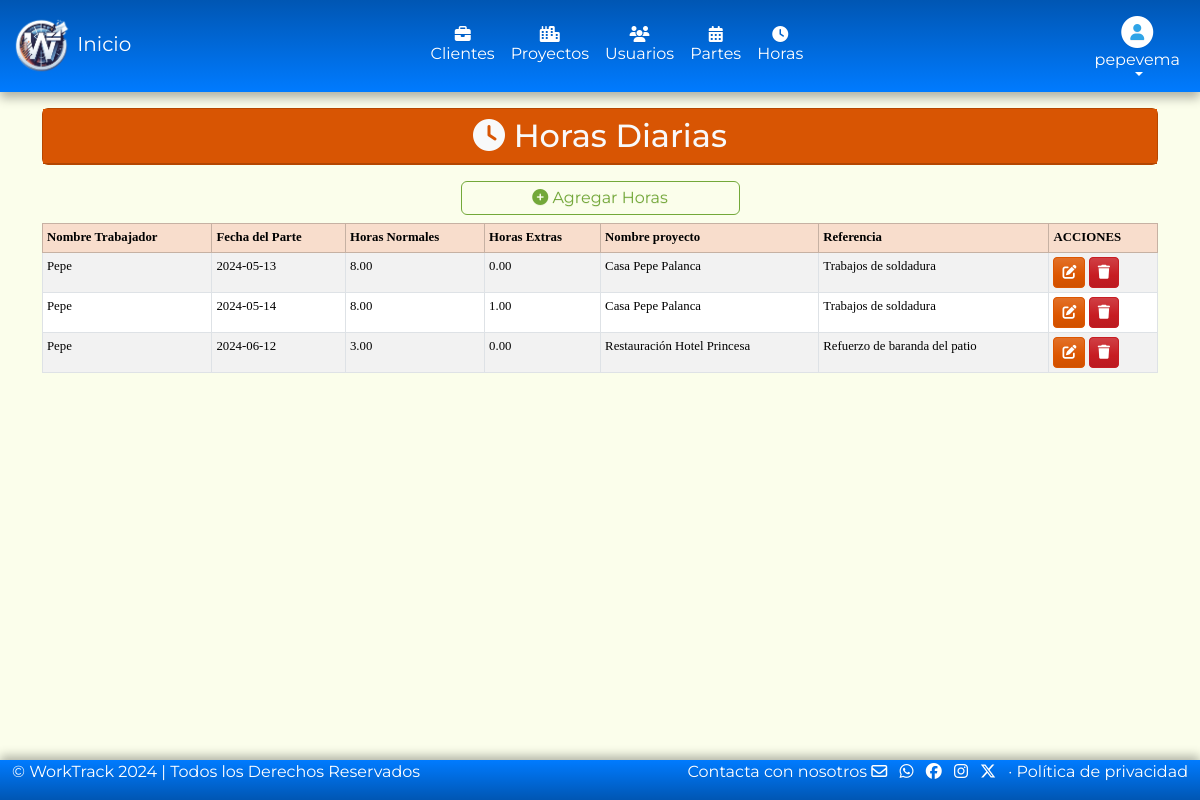
Page /models/horas/horas.php (signed in) on the committed database.
### tables this page shows
CREATE TABLE `parteshoras` (
  `idParteHora` int(11) NOT NULL,
  `fecha` date DEFAULT NULL,
  `horasNormales` decimal(5,2) DEFAULT NULL,
  `horasExtras` decimal(5,2) DEFAULT NULL,
  `idParte` int(11) DEFAULT NULL,
  `idUsuario` int(11) DEFAULT NULL
);

CREATE TABLE `usuarios` (
  `idUsuario` int(11) NOT NULL,
  `usuario` varchar(50) NOT NULL,
  `password` varchar(100) NOT NULL,
  `nombre` varchar(50) DEFAULT NULL,
  `apellidos` varchar(100) DEFAULT NULL,
  `direccion` varchar(100) DEFAULT NULL,
  `telefono` varchar(9) DEFAULT NULL,
  `email` varchar(50) DEFAULT NULL,
  `idRol` int(5) NOT NULL
);

CREATE TABLE `proyectos` (
  `idProyecto` int(11) NOT NULL,
  `nombre` varchar(100) DEFAULT NULL,
  `lugar` varchar(100) DEFAULT NULL,
  `fechaInicio` date DEFAULT NULL,
  `fechaFin` date DEFAULT NULL,
  `idCliente` int(11) DEFAULT NULL
);

CREATE TABLE `partes` (
  `idParte` int(11) NOT NULL,
  `fechaInicio` date DEFAULT NULL,
  `fechaFin` date DEFAULT NULL,
  `totalHorasNormales` decimal(5,2) DEFAULT NULL,
  `totalHorasExtras` decimal(5,2) DEFAULT NULL,
  `horasViaje` decimal(5,2) DEFAULT NULL,
  `comentarios` text DEFAULT NULL,
  `idUsuario` int(11) DEFAULT NULL,
  `idProyecto` int(11) DEFAULT NULL
);

### models/horas/horas.php (the view, shortened to what this page needs)
<?php
require '../../config/conexion.php';
$idUsuario = $_SESSION['idUsuario'];
if ($_SESSION['rol'] == 1) {
    $consultaHora = $conexionbd->prepare("SELECT partesHoras.idParteHora, partesHoras.fecha, partesHoras.horasNormales, partesHoras.horasExtras, partes.idParte,
    usuarios.nombre AS nombreUsuario, proyectos.nombre AS nombreProyecto, partes.comentarios AS comentarioParte
    FROM partesHoras
    INNER JOIN partes ON partesHoras.idParte = partes.idParte
    INNER JOIN usuarios ON partesHoras.idUsuario = usuarios.idUsuario
    INNER JOIN proyectos ON partes.idProyecto = proyectos.idProyecto");
    $consultaHora->execute();
} else {
    $consultaHora = $conexionbd->prepare("SELECT partesHoras.idParteHora, partesHoras.fecha, partesHoras.horasNormales, partesHoras.horasExtras, partes.idParte,
    usuarios.nombre AS nombreUsuario, proyectos.nombre AS nombreProyecto, partes.comentarios AS comentarioParte
    FROM partesHoras
    INNER JOIN partes ON partesHoras.idParte = partes.idParte
    INNER JOIN usuarios ON partesHoras.idUsuario = usuarios.idUsuario
    INNER JOIN proyectos ON partes.idProyecto = proyectos.idProyecto
    WHERE partesHoras.idUsuario = :idUsuario");
    $consultaHora->bindParam(':idUsuario', $idUsuario);
    $consultaHora->execute();
}
?>
<!DOCTYPE html>
<html lang="es">
<head>
    <link rel="stylesheet" href="/proyectoWT/assets/css/bootstrap.min.css">
    <link rel="stylesheet" href="/proyectoWT/assets/css/all.min.css">
</head>
<header>
    <?php
    if ($_SESSION['rol'] == 1) {
        require_once('../headerAdmin.php');
    } elseif ($_SESSION['rol'] == 2) {
        require_once('../headerUser.php');
    }
    ?>
</header>
<body>
    <div class="container py-3">
        <div class="card text-bg-warning mb-3">
            <span class="placeholder-wave col-12 placeholder-lg bg-warning">
                <h2 class="card-header text-center text-light"><i class="fa-solid fa-clock"></i> Horas Diarias</h2>
            </span>
        </div>
        <div class="d-grid col-3 mx-auto">
            <a href="#" class="btn btn-outline-success p-1" data-bs-toggle="modal" data-bs-target="#nuevoHoraModal"><i class="fa-solid fa-circle-plus"></i> Agregar Horas</a>
        </div>
        <div class="table-responsive-sm">
            <table class="table table-striped table-sm table-hover table-bordered mt-2" style="font-size: 0.8em;">
                <thead class="table-warning">
                    <tr>
                        <th>Nombre Trabajador</th>
                        <th>Fecha del Parte</th>
                        <th>Horas Normales</th>
                        <th>Horas Extras</th>
                        <th>Nombre proyecto</th>
                        <th>Referencia</th>
                        <th>ACCIONES</th>
                    </tr>
                </thead>
                <tbody class="table-secundary">
                    <?php while ($registro = $consultaHora->fetch(PDO::FETCH_ASSOC)) : ?>
                        <tr>
                            <td><?= $registro['nombreUsuario'] ?></td>
                            <td><?= $registro['fecha'] ?></td>
                            <td><?= $registro['horasNormales'] ?></td>
                            <td><?= $registro['horasExtras'] ?></td>
                            <td><?= $registro['nombreProyecto'] ?></td>
                            <td><?= $registro['comentarioParte'] ?></td>
                            <td>
                                <a href='#' class='btn btn-sm btn-warning' data-bs-toggle='modal' data-bs-target='#editarHoraModal' data-bs-id='<?= $registro['idParteHora'] ?>'>
                                    <i class='fa-solid fa-pen-to-square'></i>
                                </a>
                                <a href='#' class='btn btn-sm btn-danger' data-bs-toggle='modal' data-bs-target='#eliminarHoraModal' data-bs-id='<?= $registro['idParteHora'] ?>'>
                                    <i class='fa-solid fa-trash'></i>
                                </a>
                            </td>
                        </tr>
                    <?php endwhile; ?>
                </tbody>
            </table>
        </div>
    </div>
</body>
<footer>
    <?php
    require_once('../footer.php');
    ?>
</footer>
</html>

### models/headerUser.php (style rules this page uses)
body { font-family: 'Montserrat'; background-color: #fbfeeb; }
.table { font-family: 'Lucida Sans'; }

### rows in the picture
parteshoras: idUsuario.nombre "Pepe", fecha "2024-05-13", horasNormales "8.00", horasExtras "0.00", proyectos.nombre "Casa Pepe Palanca", idParte.comentarios "Trabajos de soldadura"
parteshoras: idUsuario.nombre "Pepe", fecha "2024-05-14", horasNormales "8.00", horasExtras "1.00", proyectos.nombre "Casa Pepe Palanca", idParte.comentarios "Trabajos de soldadura"
parteshoras: idUsuario.nombre "Pepe", fecha "2024-06-12", horasNormales "3.00", horasExtras "0.00", proyectos.nombre "Restauración Hotel Princesa", idParte.comentarios "Refuerzo de baranda del patio"

### other values in the picture
$_SESSION['usuario'] "pepevema"
